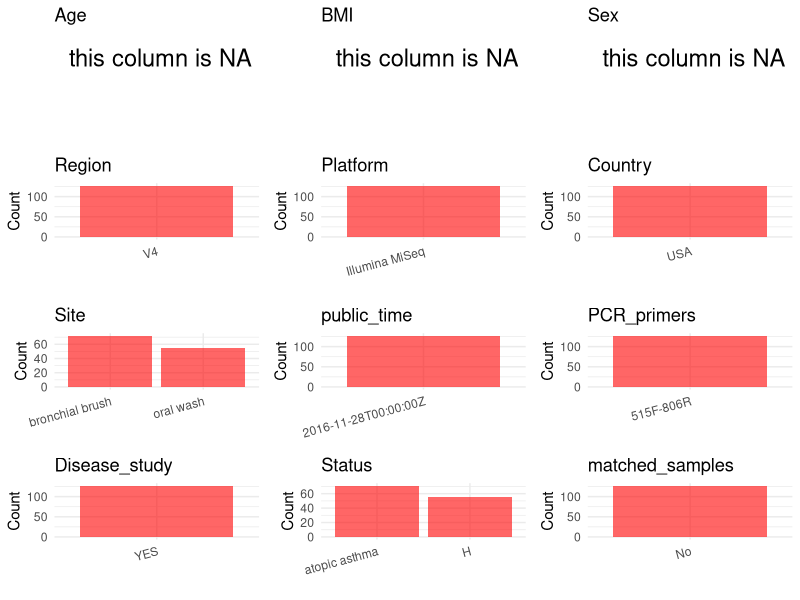

Reproduce this figure in R. (Note: this script raises an error after producing the figure.)
## ---- chunk 1
# Load necessary libraries
library(dplyr)
library(ggplot2)
library(cowplot)

# Set working directory (update this path to your local directory)
setwd("/home/hby/oral_project/PRJEB15534")

# Read the initial metadata files
initial_meta <- read.csv("SraRunTable.csv", header = T)

# Combine the two metadata files
# meta <- rbind(initial_meta, initial_meta1)

# Remove entries non-oral samples
# initial_meta <- subset(initial_meta,isolate %in% c("saliva","tongue coat"))

# Check the number of samples containing "HT" in Sample.Name (e.g., healthy controls)
# nrow(subset(meta, grepl("HT", Sample.Name)))

# Display the first few rows of the metadata
head(initial_meta)
## ---- chunk 2
# Create a uniform metadata dataframe
metadata <- data.frame(
  BioProject = initial_meta$BioProject,
  Run = initial_meta$Run,
  sample_name = initial_meta$Sample_name,
  Platform = initial_meta$Instrument,
  Country = initial_meta$geo_loc_name_country,
  Site = initial_meta$environment_material,
  public_time = initial_meta$ReleaseDate,
  Status = initial_meta$lungpulmonary_disorder,
  Sex = NA,
  Age = NA,
  BMI = NA,
  stringsAsFactors = FALSE
) %>%
  mutate(
    Status = case_when(
      Status == "control (no atopic asthma)" ~ "H",
      TRUE ~ as.character(Status)
    )
  )
## ---- chunk 3
# Add information obtained from the publication
metadata$Region <- "V4"
metadata$PCR_primers <- "515F-806R"
metadata$title <- "Features of the bronchial bacterial microbiome associated with atopy，asthma and responsiveness to inhaled corticosteroid treatment"
metadata$Disease_study <- "YES"
metadata$matched_samples <- "No"


cat("\nFinal sample distribution:\n")
table(metadata$sample_name)
table(metadata$Site)
table(metadata$matched_samples)
## ---- chunk 4
# Check the number of unique runs and sample names
print(paste("Number of unique runs:", length(unique(metadata$Run))))
print(paste("Number of unique sample names:", length(unique(metadata$sample_name))))
## ---- chunk 5
# Select columns for visualization
plot_data <- metadata %>%
  select(-BioProject, -Run, -sample_name, -title)

# Function to create simple plots for each column
create_simple_plots <- function(data) {
  plots <- list()

  for (col in colnames(data)) {
    # Check if the column is all NA
    if (all(is.na(data[[col]]))) {
      # Create an empty plot with text indicating all NA
      p <- ggplot() +
        annotate("text", x = 0.5, y = 0.5, label = "this column is NA", size = 6) +
        labs(title = col) +
        theme_void()
    } else if (is.numeric(data[[col]])) {
      # Numeric variable: histogram
      p <- ggplot(data, aes(x = .data[[col]])) +
        geom_histogram(fill = "blue", alpha = 0.6, bins = 20, na.rm = TRUE) +
        labs(title = col) +
        theme_minimal()
    } else {
      # Categorical variable: bar plot (remove NA values)
      count_data <- as.data.frame(table(data[[col]], useNA = "ifany"))
      p <- ggplot(count_data, aes(x = reorder(Var1, -Freq), y = Freq)) +
        geom_col(fill = "red", alpha = 0.6) +
        labs(title = col, x = NULL, y = "Count") +
        theme_minimal() +
        theme(axis.text.x = element_text(angle = 15, hjust = 1))
    }
    plots[[col]] <- p
  }

  return(plots)
}

# Generate and arrange plots
plots <- create_simple_plots(plot_data)
p <- plot_grid(plots$Age,
  plots$BMI,
  plots$Sex,
  plots$Region,
  plots$Platform,
  plots$Country,
  plots$Site,
  plots$public_time,
  plots$PCR_primers,
  plots$Disease_study,
  plots$Status,
  plots$matched_samples, # add
  ncol = 3, align = "hv", axis = "lb"
)
ggsave("Metadata_Summary.png", plot = p, width = 8, height = 6, dpi = 150)
## ---- chunk 6
knitr::include_graphics("Metadata_Summary.png")
## ---- chunk 7
# Reorder columns to match the desired format
metadata <- metadata[, c(
  "BioProject", "Run", "sample_name", "Age", "BMI", "Sex",
  "Region", "Platform", "Country", "Site", "public_time",
  "PCR_primers", "title", "Disease_study", "Status", "matched_samples"
)]

# Export the uniform metadata to a CSV file
write.csv(metadata, file = "metadata.csv", quote = FALSE)
head(metadata)
